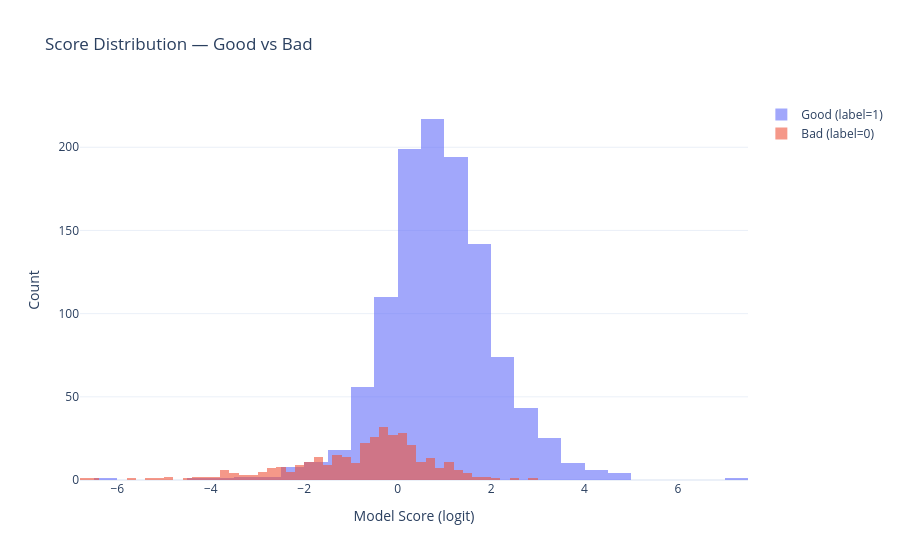

This figure's notebook cell:
### Code cell
import plotly.graph_objects as go

def plot_good_and_bads(good_scores, bad_scores):

    fig = go.Figure()

    fig.add_trace(go.Histogram(
        x=good_scores,
        name="Good (label=1)",
        opacity=0.6,
        nbinsx=50
    ))

    fig.add_trace(go.Histogram(
        x=bad_scores,
        name="Bad (label=0)",
        opacity=0.6,
        nbinsx=50
    ))

    fig.update_layout(
        title="Score Distribution — Good vs Bad",
        xaxis_title="Model Score (logit)",
        yaxis_title="Count",
        barmode="overlay",
        template="plotly_white"
    )

    fig.show()

plot_good_and_bads(good_scores, bad_scores)

### Figure 1 — Plotly figure (JSON) as saved in the notebook; plotly's stock layout.template omitted (floating-point values rounded to 4 significant figures; data arrays with more than 128 entries replaced by an {"elided": "..."} marker saying what was removed)
{"data": [{"name": "Good (label=1)", "nbinsx": 50, "opacity": 0.6, "type": "histogram", "x": {"elided": "1125 float values"}}, {"name": "Bad (label=0)", "nbinsx": 50, "opacity": 0.6, "type": "histogram", "x": {"elided": "352 float values"}}], "layout": {"barmode": "overlay", "title": {"text": "Score Distribution — Good vs Bad"}, "xaxis": {"title": {"text": "Model Score (logit)"}}, "yaxis": {"title": {"text": "Count"}}}}
